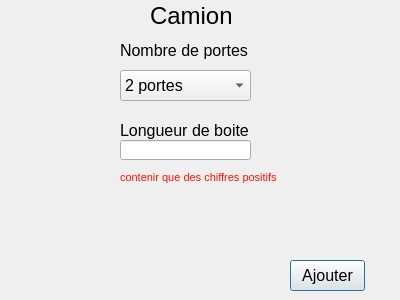
<?xml version="1.0" encoding="UTF-8"?>
<ui version="4.0">
 <class>Dialog</class>
 <widget class="QDialog" name="Dialog">
  <property name="geometry">
   <rect>
    <x>0</x>
    <y>0</y>
    <width>400</width>
    <height>300</height>
   </rect>
  </property>
  <property name="font">
   <font>
    <pointsize>12</pointsize>
   </font>
  </property>
  <property name="windowTitle">
   <string>Dialog</string>
  </property>
  <widget class="QLabel" name="label">
   <property name="geometry">
    <rect>
     <x>150</x>
     <y>0</y>
     <width>81</width>
     <height>31</height>
    </rect>
   </property>
   <property name="font">
    <font>
     <pointsize>18</pointsize>
    </font>
   </property>
   <property name="text">
    <string>Camion</string>
   </property>
  </widget>
  <widget class="QLabel" name="label_nbr_portes">
   <property name="geometry">
    <rect>
     <x>120</x>
     <y>40</y>
     <width>131</width>
     <height>21</height>
    </rect>
   </property>
   <property name="text">
    <string>Nombre de portes </string>
   </property>
  </widget>
  <widget class="QComboBox" name="comboBox_nbr_portes">
   <property name="geometry">
    <rect>
     <x>120</x>
     <y>70</y>
     <width>131</width>
     <height>31</height>
    </rect>
   </property>
   <item>
    <property name="text">
     <string>2 portes</string>
    </property>
   </item>
   <item>
    <property name="text">
     <string>4 portes</string>
    </property>
   </item>
  </widget>
  <widget class="QLabel" name="label_longueur_box">
   <property name="geometry">
    <rect>
     <x>120</x>
     <y>120</y>
     <width>141</width>
     <height>21</height>
    </rect>
   </property>
   <property name="text">
    <string>Longueur de boite</string>
   </property>
  </widget>
  <widget class="QLineEdit" name="lineEdit_longueur_box">
   <property name="geometry">
    <rect>
     <x>120</x>
     <y>140</y>
     <width>131</width>
     <height>20</height>
    </rect>
   </property>
  </widget>
  <widget class="QLabel" name="label_error_longueur_box">
   <property name="geometry">
    <rect>
     <x>120</x>
     <y>170</y>
     <width>171</width>
     <height>16</height>
    </rect>
   </property>
   <property name="font">
    <font>
     <pointsize>8</pointsize>
    </font>
   </property>
   <property name="text">
    <string>&lt;html&gt;&lt;head/&gt;&lt;body&gt;&lt;p&gt;&lt;span style=&quot; color:#ff1202;&quot;&gt;contenir que des chiffres positifs&lt;/span&gt;&lt;/p&gt;&lt;/body&gt;&lt;/html&gt;</string>
   </property>
  </widget>
  <widget class="QPushButton" name="pushButton_ajouter">
   <property name="geometry">
    <rect>
     <x>290</x>
     <y>260</y>
     <width>75</width>
     <height>31</height>
    </rect>
   </property>
   <property name="text">
    <string>Ajouter</string>
   </property>
  </widget>
 </widget>
 <resources/>
 <connections/>
</ui>
